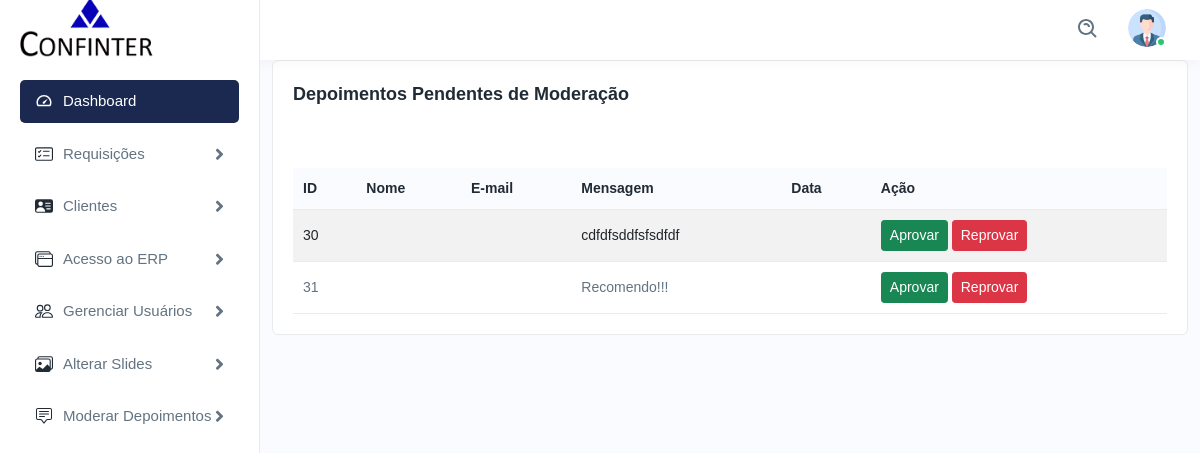
The app's page /admin/mod_depoimentos.php (signed in) with its own data.
### tables this page shows
CREATE TABLE `depoimentos` (
  `id` int(11) NOT NULL,
  `nome_cliente` varchar(100) DEFAULT NULL,
  `mensagem` text DEFAULT NULL,
  `status_mod` varchar(20) DEFAULT NULL,
  `nome` varchar(255) DEFAULT NULL,
  `aprovado` tinyint(1) DEFAULT 0,
  `reprovado` tinyint(1) NOT NULL DEFAULT 0
);

### admin/mod_depoimentos.php (the view, shortened to what this page needs)
<?php
include_once('../php/conexao.php');
$sql = "SELECT * FROM depoimentos WHERE aprovado = 0 AND reprovado = 0";
$result = $conexao->query($sql);
?>
<!DOCTYPE html>
<html lang="pt-br">
<head>
    <link rel="stylesheet" href="assets/css/bootstrap.min.css">
    <link rel="stylesheet" href="assets/css/animate.css">
    <link rel="stylesheet" href="assets/css/dataTables.bootstrap4.min.css">
    <link rel="stylesheet" href="assets/plugins/fontawesome/css/fontawesome.min.css">
    <link rel="stylesheet" href="assets/plugins/fontawesome/css/all.min.css">
    <link rel="stylesheet" href="assets/css/style.css">
</head>
<body>
    <?php include 'navbar.php'; ?>
    <?php include 'sidebar.php'; ?>
    <div class="page-wrapper">
        <div class="page-content">
            <div class="container-fluid">
                <div class="row">
                    <div class="col-12">
                        <div class="card">
                            <div class="card-header">
                                <h4 class="card-title">Depoimentos Pendentes de Moderação</h4>
                            </div>
                            <div class="card-body">
                                <div class="table-responsive">
                                    <table class="table table-striped table-bordered" id="datatable">
                                        <thead>
                                            <tr>
                                                <th>ID</th>
                                                <th>Nome</th>
                                                <th>E-mail</th>
                                                <th>Mensagem</th>
                                                <th>Data</th>
                                                <th>Ação</th>
                                            </tr>
                                        </thead>
                                        <tbody>
                                            <?php
                                            if ($result->num_rows > 0) {
                                                while($row = $result->fetch_assoc()):
                                                ?>
                                                <tr>
                                                    <td><?php echo $row['id']; ?></td>
                                                    <td><?php echo $row['nome']; ?></td>
                                                    <td><?php echo $row['email']; ?></td>
                                                    <td><?php echo $row['mensagem']; ?></td>
                                                    <td><?php echo $row['data']; ?></td>
                                                    <td>
                                                        <form action="" method="post">
                                                            <button type="submit" name="moderar_depoimento" value="aprovado" class="btn btn-success btn-sm">Aprovar</button>
                                                            <button type="submit" name="moderar_depoimento" value="reprovado" class="btn btn-danger btn-sm">Reprovar</button>
                                                        </form>
                                                    </td>
                                                </tr>
                                                <?php endwhile; ?>
                                            <?php } else { ?>
                                                <tr><td colspan='6'>Nenhum depoimento pendente de moderação.</td></tr>
                                            <?php } ?>
                                        </tbody>
                                    </table>
                                </div>
                            </div>
                        </div>
                    </div>
                </div>
            </div>
        </div>
    </div>
    <?php include 'footer.php'; ?>
</body>
</html>

### records on screen
depoimentos: id "30", mensagem "cdfdfsddfsfsdfdf"
depoimentos: id "31", mensagem "Recomendo!!!"
